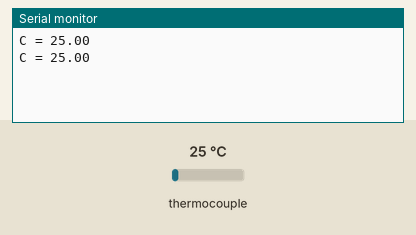
This sketch was run on a simulated Arduino Uno, built with avr-gcc and run on an emulated ATmega328P. Parts: the last lines printed to the serial monitor. Inputs (shaded band) come from the test bench; at power-on: thermocouple 25 °C.

Above: at 1.7 s.
1.8 s: thermocouple set to 6 °C
At 3.1 s:
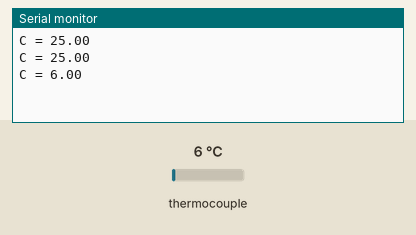
3.3 s: thermocouple set to 75 °C
At 4.3 s:
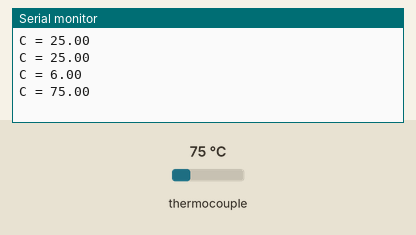
Timing chart, 0 to 6.3 s (numbered marks = the images above; inputs shaded):
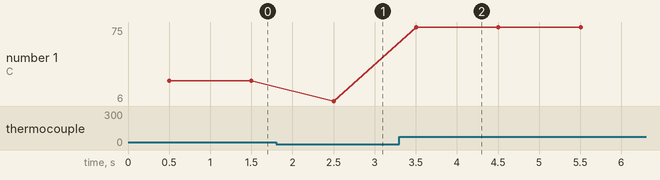

Measured:
- after the input at 1.8 s, the serial monitor: prints a new line after 0.70 s (image 1)
- after the input at 3.3 s, the serial monitor: prints a new line after 0.20 s (image 2)
- plotted number 1: 25 → 6 after the input at 1.8 s, 6 → 75 after the input at 3.3 s

The sketch:

Thermocouple.ino
```cpp
#include <Adafruit_MAX31855.h>
#include <SPI.h>

int maxDO =  5;
int maxCS = 4;
int maxCLK = 3;
//Create a MAX31855 reference and tell it what pin does what
Adafruit_MAX31855 kTC(maxCLK, maxCS, maxDO);


void setup() {
  Serial.begin(9600);
  // The MAX31855 needs a little time to stabilize
  delay(500);
}

void loop() {
  Serial.print("C = ");
  Serial.println(kTC.readCelsius());
  // delay so it doesn't scroll too fast.
  delay(1000);
}
```
